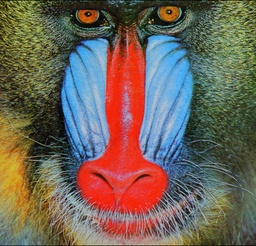
#> input picture baboon.jpg, 256 x 246 px, shrunk from 500 x 480 before the run
$ python main.py
#> lines starting #> are read from the running program, lines starting #| are printed output that depends on the picture
import numpy as np
import cv2
import matplotlib.pyplot as plt
import os

def load_image(image_path, channel=3):
    """
    Load an image as grayscale (channel=1) or RGB (channel=3)
    with automatic validation

    Parameters:
    - image_path: Path to the image file
    - channel: 1 for grayscale, 3 for RGB (default)

    Returns:
    - Loaded image as numpy array
    """
#> called with image_path = 'baboon.jpg', channel = 1
    if channel == 1:
        image = cv2.imread(image_path, cv2.IMREAD_GRAYSCALE)
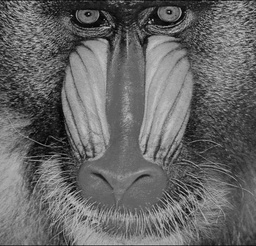
#> image: shape (246, 256); min 0, max 199, mean 102.9
        assert image is not None, "Failed to load grayscale image"
        assert len(image.shape) == 2, "Image is not grayscale"
    else:
        image = cv2.imread(image_path)
        assert image is not None, "Failed to load RGB image"
        image = cv2.cvtColor(image, cv2.COLOR_BGR2RGB)
        assert len(image.shape) == 3 and image.shape[2] == 3, "Image is not RGB"
    return image

def convolve_channel(image, kernel):
    """
    Apply convolution to a single channel image

    Parameters:
    - image: Single channel image (2D numpy array)
    - kernel: Convolution kernel (2D numpy array)

    Returns:
    - Convolved image
    """
    # Validate inputs
    assert isinstance(image, np.ndarray), "Image must be a NumPy array"
    assert isinstance(kernel, np.ndarray), "Kernel must be a NumPy array"
    assert len(kernel.shape) == 2, "Kernel must be 2D"
    assert kernel.shape[0] == kernel.shape[1], "Kernel must be square"
    assert kernel.shape[0] % 2 == 1, "Kernel must have odd dimensions"
    assert image.shape[0] >= kernel.shape[0], "Image too small for kernel height"
    assert image.shape[1] >= kernel.shape[1], "Image too small for kernel width"

    # Get padding sizes
    pad_size = kernel.shape[0] // 2
    padded = np.pad(image, pad_size, mode='constant')

    # Initialize output
    output = np.zeros_like(image, dtype=np.float32)

    # Apply convolution
    for i in range(image.shape[0]):
        for j in range(image.shape[1]):
            region = padded[i:i+kernel.shape[0], j:j+kernel.shape[1]]
            output[i,j] = np.sum(region * kernel)

    return output

def apply_convolution(image, kernel):
    """
    Apply convolution to an image (grayscale or RGB)

    Parameters:
    - image: Input image (2D or 3D numpy array)
    - kernel: Convolution kernel (2D numpy array)

    Returns:
    - Convolved image
    """
    # Validate inputs
    assert isinstance(image, np.ndarray), "Image must be a NumPy array"
    assert isinstance(kernel, np.ndarray), "Kernel must be a NumPy array"
    assert len(kernel.shape) == 2, "Kernel must be 2D"
    assert kernel.shape[0] == kernel.shape[1], "Kernel must be square"
    assert kernel.shape[0] % 2 == 1, "Kernel must have odd dimensions"
    assert len(image.shape) in [2, 3], "Image must be grayscale (2D) or RGB (3D)"

    if len(image.shape) == 3:  # Image RGB
        assert image.shape[2] == 3, "RGB image must have 3 channels"
        output = np.zeros_like(image, dtype=np.float32)
        for c in range(image.shape[2]):
            output[:,:,c] = convolve_channel(image[:,:,c], kernel)
    else:  # Image grayscale
        output = convolve_channel(image, kernel)

    # Normalize to [0, 255] and convert to uint8
    return np.clip(output, 0, 255).astype(np.uint8)

def display_images(original, filtered_images, titles):
    """
    Display original image with multiple filtered versions

    Parameters:
    - original: Original image
    - filtered_images: List of filtered images
    - titles: List of titles for filtered images
    """
    plt.figure(figsize=(15, 5))
    plt.subplot(1, len(filtered_images)+1, 1)
    plt.imshow(original, cmap='gray' if len(original.shape) == 2 else None)
    plt.title("Original")
    plt.axis('off')

    for i, (filt, title) in enumerate(zip(filtered_images, titles)):
        plt.subplot(1, len(filtered_images)+1, i+2)
        plt.imshow(filt, cmap='gray' if len(filt.shape) == 2 else None)
        plt.title(title)
        plt.axis('off')
    plt.tight_layout()
    plt.show()

def create_output_directory():
    """Create output directory if it doesn't exist"""
    if not os.path.exists('output'):
        os.makedirs('output')

def main():
    # Create output directory
    create_output_directory()

    # Define all kernels
    kernels = {
        # Standard 3x3 kernels
        'Blur 3x3': np.array([
            [1/9, 1/9, 1/9],
            [1/9, 1/9, 1/9],
            [1/9, 1/9, 1/9]
        ]),
        'Sobel Horizontal': np.array([
            [-1, 0, 1],
            [-2, 0, 2],
            [-1, 0, 1]
        ]),
        'Sobel Vertical': np.array([
            [-1, -2, -1],
            [0, 0, 0],
            [1, 2, 1]
        ]),
        'Sharpen': np.array([
            [0, -1, 0],
            [-1, 5, -1],
            [0, -1, 0]
        ]),
        'Edge Detect': np.array([
            [-1, -1, -1],
            [-1, 8, -1],
            [-1, -1, -1]
        ]),
        'Emboss': np.array([
            [-2, -1, 0],
            [-1, 1, 1],
            [0, 1, 2]
        ]),
        # Larger kernels
        'Blur 5x5': np.ones((5,5)) / 25,
        'Sobel H 5x5': np.array([
            [-1, -2, 0, 2, 1],
            [-2, -3, 0, 3, 2],
            [-3, -5, 0, 5, 3],
            [-2, -3, 0, 3, 2],
            [-1, -2, 0, 2, 1]
        ]),
        # Random kernel with normalization
        'Random': (np.random.rand(3,3) - 0.5) / np.sum(np.abs(np.random.rand(3,3) - 0.5))
    }

    # Load images (replace with your image path)
    image_path = 'baboon.jpg'  # Example image name
    try:
        gray_image = load_image(image_path, channel=1)
        rgb_image = load_image(image_path, channel=3)
#> in load_image, image is the input picture: shape (246, 256, 3); mean B, G, R 88.7, 100.4, 113.1
    except Exception as e:
        print(f"Error loading image: {e}")
        return

    # Process grayscale image
    gray_results = []
    gray_titles = []
    for name, kernel in kernels.items():
        try:
            filtered = apply_convolution(gray_image, kernel)
            gray_results.append(filtered)
            gray_titles.append(name)

            # Save grayscale results
            cv2.imwrite(f'output/gray_{name.lower().replace(" ", "_")}.jpg', filtered)
        except Exception as e:
            print(f"Error processing grayscale with {name}: {e}")
#> this loop made 9 passes
#> pass 2, in apply_convolution (call 2), `output = convolve_channel(image, kernel)`:
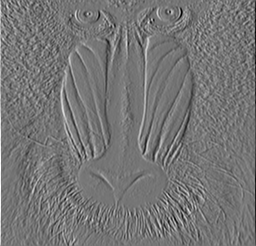
#> output: shape (246, 256) float32; min -574, max 667, mean -0.4; drawn with min black and max white
#> after the loop, gray_results = 9 items; gray_titles = ['Blur 3x3', 'Sobel Horizontal', 'Sobel Vertical', 'Sharpen', 'Edge Detect', 'Emboss', 'Blur 5x5', 'Sobel H 5x5', 'Random']

    # Process RGB image
    rgb_results = []
    rgb_titles = []
    for name, kernel in kernels.items():
        try:
            filtered = apply_convolution(rgb_image, kernel)
            rgb_results.append(filtered)
            rgb_titles.append(name)

            # Save RGB results (convert back to BGR for OpenCV)
            rgb_save = cv2.cvtColor(filtered, cv2.COLOR_RGB2BGR)
            cv2.imwrite(f'output/rgb_{name.lower().replace(" ", "_")}.jpg', rgb_save)
        except Exception as e:
            print(f"Error processing RGB with {name}: {e}")
#> this loop made 9 passes
#> pass 1, in convolve_channel (call 11), `padded = np.pad(image, pad_size, mode='constant')`:
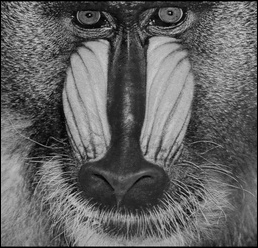
#> padded: shape (248, 258); min 0, max 213, mean 98.8
#> pass 1, in convolve_channel (call 12), `padded = np.pad(image, pad_size, mode='constant')`:
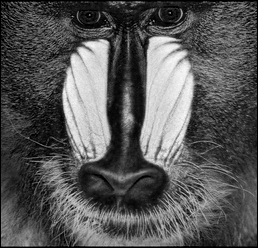
#> padded: shape (248, 258); min 0, max 249, mean 87.3
#> after the loop:
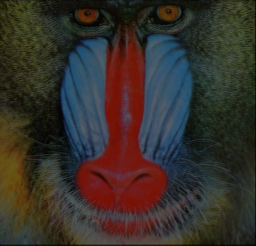
#> filtered: shape (246, 256, 3); mean R, G, B 55, 48.8, 43.1
#> after the loop, rgb_results = 9 items; rgb_titles has the same summary as gray_titles

    # Display results (showing first 5 filters to avoid crowding)
    display_images(gray_image, gray_results[:5], gray_titles[:5])
#> the loop in display_images, `for i, (filt, title) in enumerate(zip(filtered_images, titles)):` made 5 passes
#> title on passes 1 to 5: 'Blur 3x3', 'Sobel Horizontal', 'Sobel Vertical', 'Sharpen', 'Edge Detect'
#> in display_images, `plt.show()`:
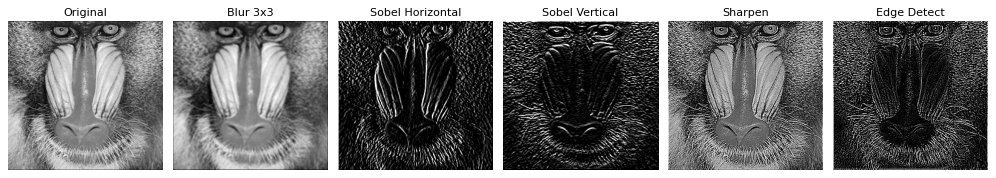
#> figure drawn by matplotlib, 6 panels
    display_images(rgb_image, rgb_results[:5], rgb_titles[:5])
#> the loop in display_images (call 2), `for i, (filt, title) in enumerate(zip(filtered_images, titles)):` made 5 passes
#> in display_images (call 2), `plt.show()`:
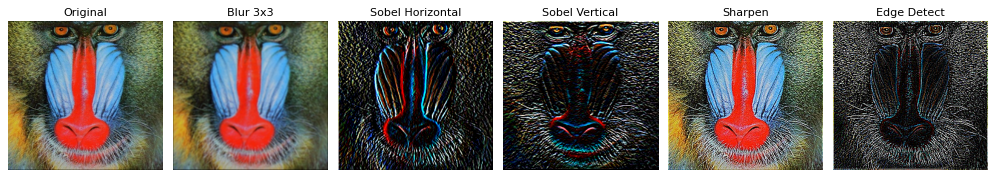
#> figure drawn by matplotlib, 6 panels


if __name__ == "__main__":
    main()
